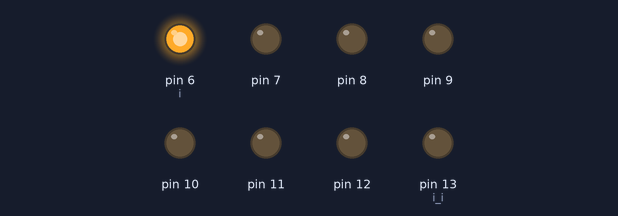
Bench run of a sketch on a simulated Arduino Uno, built with avr-gcc and run on an emulated ATmega328P. Shown: output pins drawn as LEDs (lit = HIGH).

Above: at 0.05 s.
At 0.85 s:
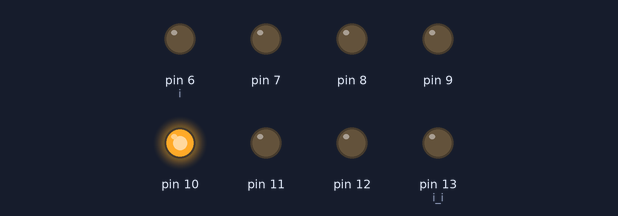
At 1.65 s:
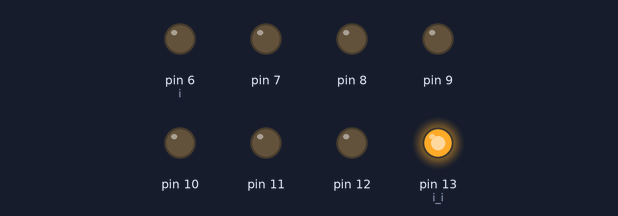
At 3.25 s:
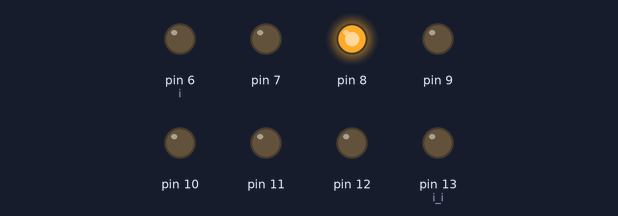
At 4.85 s:
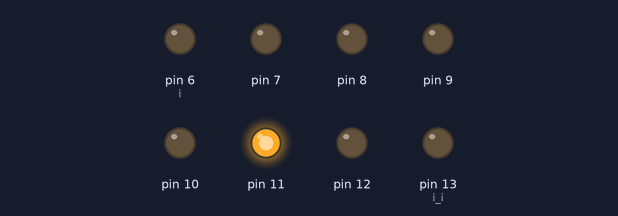
At 6.35 s:
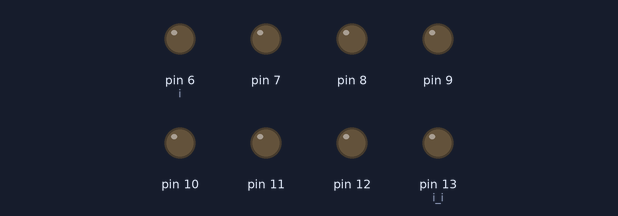
Timing chart, 0 to 6.7 s (numbered marks = the images above):
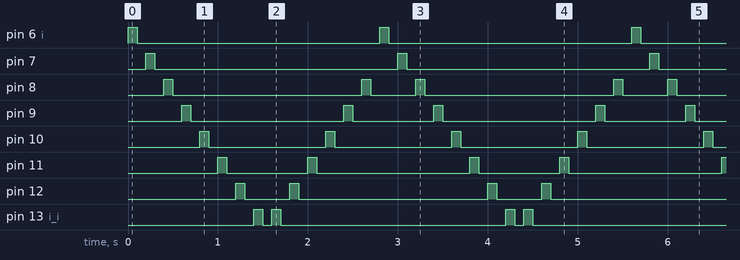

The sketch:

project_01_home_led_control.ino
```cpp
void setup() {
  int i=6;
  for (int counter = 6; i < 14; ++i){
    pinMode(i, OUTPUT);
}}

void loop() {
  int i=6;
  for (int counter = 6; i < 14; i++ ){
    digitalWrite(i, HIGH);
    delay(100);
    digitalWrite(i, LOW);
    delay(100);
  }
  int i_i =13;
  for (int counter = 6; i_i > 7 ; i_i-- ){
    digitalWrite(i_i, HIGH);
    delay(100);
    digitalWrite(i_i, LOW);
    delay(100);
  }


  }
```

Measured:
- by itself, pin 6 (i), pin 7: alternates HIGH for 0.10 s and LOW for 2.7 s
- by itself, pin 8: repeats every 2.8 s: LOW 2.1 s, HIGH 0.10 s, LOW 0.50 s, HIGH 0.10 s
- by itself, pin 9: repeats every 2.8 s: LOW 1.7 s, HIGH 0.10 s, LOW 0.90 s, HIGH 0.10 s
- by itself, pin 10: alternates HIGH for 0.10 s and LOW for 1.3 s
- by itself, pin 11: repeats every 2.8 s: LOW 0.90 s, HIGH 0.10 s, LOW 1.7 s, HIGH 0.10 s
- by itself, pin 12: repeats every 2.8 s: LOW 0.50 s, HIGH 0.10 s, LOW 2.1 s, HIGH 0.10 s
- by itself, pin 13 (i_i): repeats every 2.8 s: LOW 0.10 s, HIGH 0.10 s, LOW 2.5 s, HIGH 0.10 s
